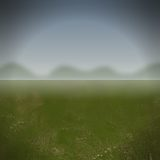
#> input picture bannieres/jeu/tex/fond_cre.jpg, 160 x 160 px
$ python -i tex3d.py   (imports and definitions only)
#> lines starting #> are read from the running program, lines starting #| are printed output that depends on the picture
# Textures réalistes du rendu 3D à partir des téléchargements Poly Haven (CC0, voir ph_dl.py) : python3 tex3d.py
# Écrit jeu/tex3d/<nom>.jpg (512 px, réglages de teinte pour garder des terrains lisibles) ; les *_n.jpg sont des cartes de relief (normal maps).
import os,numpy as np
from PIL import Image,ImageEnhance
# [1 line not run here, left out]
def charge(n,k='diff',S=512):
    import glob
    f=glob.glob(f'{PH}/{n}/{k}_*')[0];return Image.open(f).convert('RGB').resize((S,S),Image.LANCZOS)
def regle(im,sat=1,lum=1,con=1,teinte=None,melange=None):
    if teinte is not None:
        a=np.asarray(im,dtype=np.float32);t=np.array(teinte,dtype=np.float32);g=a.mean(2,keepdims=True)
        a=a*(1-melange)+g*t/np.array(255.)*melange*1.0*255/np.maximum(1,t.mean())*t.mean()/255;im=Image.fromarray(np.clip(a,0,255).astype(np.uint8))
    if sat!=1:im=ImageEnhance.Color(im).enhance(sat)
    if con!=1:im=ImageEnhance.Contrast(im).enhance(con)
    if lum!=1:im=ImageEnhance.Brightness(im).enhance(lum)
    return im
def teinter(im,rgb,force):# multiplie vers une couleur (garde le détail)
    a=np.asarray(im,dtype=np.float32)/255;l=a.mean(2,keepdims=True);c=np.array(rgb,dtype=np.float32)/255
    b=a*(1-force)+(l/np.maximum(.05,l.mean()))*c*force;return Image.fromarray(np.clip(b*255,0,255).astype(np.uint8))
L={
 # sols (ordre des couches du shader : herbe terre rude neige sable marais lave fond route)
 'sol_herbe':lambda:regle(teinter(charge('rocky_terrain_02'),(92,128,52),.25),sat=1.1,lum=1.1),
 'sol_terre':lambda:regle(charge('dry_ground_rocks'),sat=.95,lum=.95),
 'sol_rude':lambda:regle(teinter(charge('rocky_trail'),(150,132,104),.3),lum=.95),
 'sol_neige':lambda:regle(charge('snow_field_aerial'),lum=1.12,sat=.8),
 'sol_sable':lambda:regle(teinter(charge('aerial_sand'),(214,180,118),.45),lum=1.02),
 'sol_marais':lambda:regle(teinter(charge('brown_mud_leaves_01'),(66,78,44),.45),lum=.8),
 'sol_lave':lambda:regle(charge('burned_ground_01'),lum=.7,sat=.8),
 'sol_fond':lambda:regle(teinter(charge('coast_sand_01'),(120,112,84),.4),lum=.85),
 'sol_route':lambda:regle(teinter(charge('grass_path_3'),(170,140,100),.35),lum=1.05),
 # roches et neige des montagnes
 'roche':lambda:regle(charge('mossy_rock'),sat=.8),'roche_n':lambda:charge('mossy_rock','nor'),
 'roche2':lambda:regle(charge('rock_face_03'),sat=.85),'roche2_n':lambda:charge('rock_face_03','nor'),
 'neige':lambda:regle(charge('snow_02'),lum=1.08),
 # bâtiments
 'mur':lambda:charge('castle_wall_varriation'),'mur_n':lambda:charge('castle_wall_varriation','nor'),
 'mur2':lambda:charge('stone_wall'),'mur2_n':lambda:charge('stone_wall','nor'),
 'ardoise':lambda:regle(charge('roof_slates_02'),lum=1.1),'ardoise_n':lambda:charge('roof_slates_02','nor'),
 'tuile':lambda:charge('clay_roof_tiles_02'),'chaume':lambda:regle(charge('thatch_roof_angled'),lum=1.25,sat=1.1),
 'enduit':lambda:regle(teinter(charge('plastered_wall_03'),(214,200,176),.5),lum=1.25),'poutre':lambda:regle(charge('dark_wooden_planks'),lum=.9),
 'pave':lambda:regle(charge('mossy_cobblestone'),sat=.8),'mur3':lambda:charge('rustic_stone_wall'),'ardoise2':lambda:regle(charge('grey_roof_tiles'),sat=.7),
 'bois':lambda:regle(teinter(charge('brown_planks_05'),(130,96,62),.6),lum=.95),'ecorce':lambda:charge('pine_bark'),
}
# reliefs des sols (normal maps 256 px, même ordre que les couches)
SRC_SOL={'sol_herbe':'rocky_terrain_02','sol_terre':'dry_ground_rocks','sol_rude':'rocky_trail','sol_neige':'snow_field_aerial','sol_sable':'aerial_sand','sol_marais':'brown_mud_leaves_01','sol_lave':'burned_ground_01','sol_fond':'coast_sand_01','sol_route':'grass_path_3'}
# [3 lines not run here, left out]

>>> import cv2
>>> picture = cv2.imread('../../jeu/tex/fond_cre.jpg', cv2.IMREAD_GRAYSCALE)
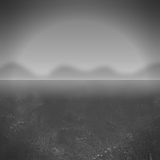
#> picture: shape (160, 160); min 37, max 192, mean 108.1
>>> result = regle(picture)
